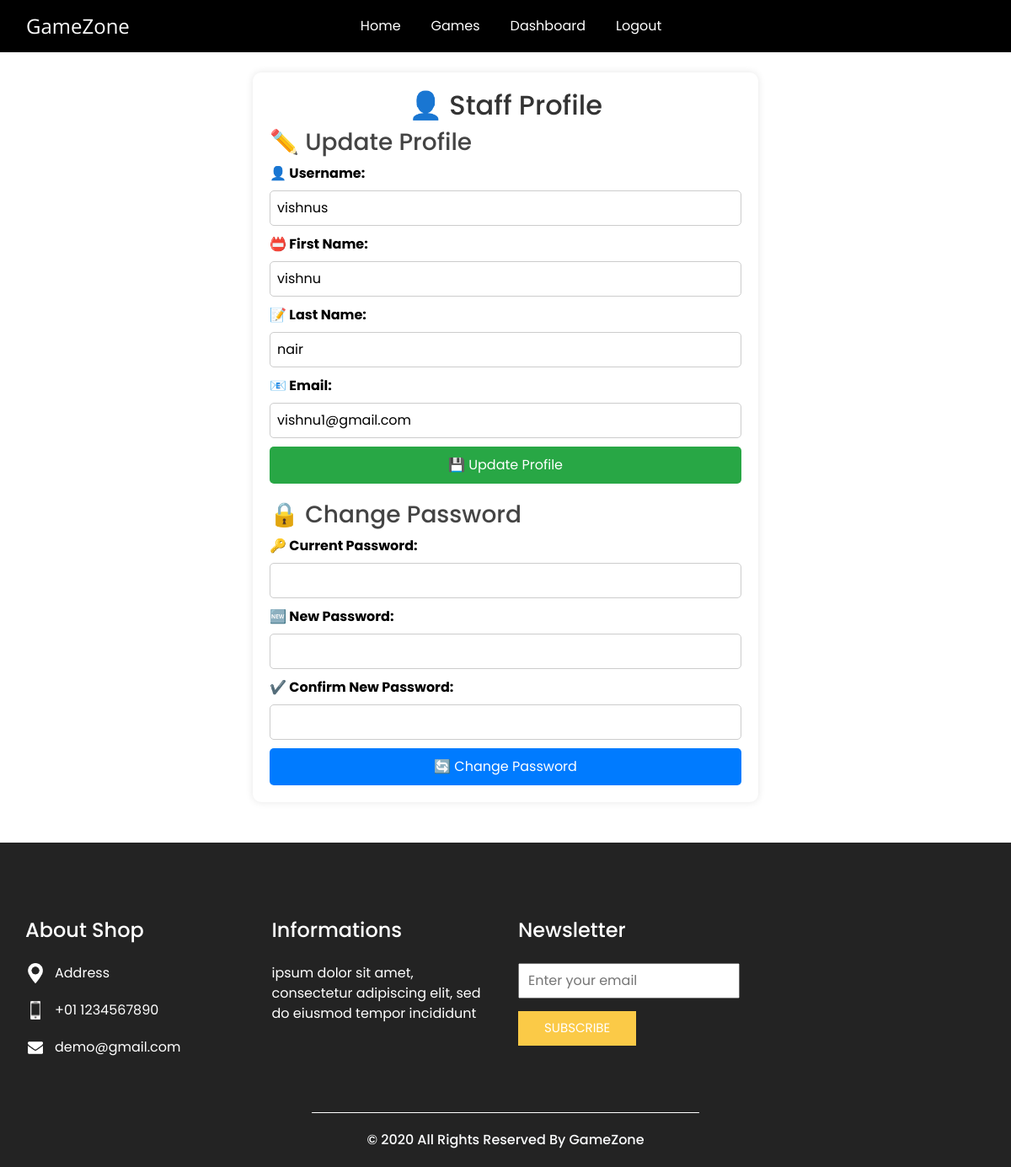
/game_app_staff/staff_profile (signed in), run on the app's committed database.
### game_app_user/models.py (models this page shows, shortened)
class CustomUser(AbstractUser):
    phone=models.CharField(max_length=15,null=False,blank=False)
    email=models.EmailField(unique=True)
    USERNAME_FIELD='email'
    REQUIRED_FIELDS=['username']

### game_app_staff/views.py (the view, shortened to what this page needs)
# urls.py: path('staff_profile',views.staff_profile,name='staff_profile'),
@login_required
def staff_profile(request):
    return render(request, 'staff_profile.html')

### template/staff_profile.html (shortened to what this page needs)
{% extends 'staff_header.html' %}
{% block content %}
<br>
<!DOCTYPE html>
<html lang="en">
<head>
</head>
<body>
    <div style="max-width: 600px; background: white; padding: 20px; margin: auto; box-shadow: 0px 0px 10px rgba(0,0,0,0.1); border-radius: 10px;">
        <h2 style="text-align: center; color: #333;">👤 Staff Profile</h2>
        <form method="POST" style="margin-bottom: 20px;">
            <h3 style="color: #444;">✏️ Update Profile</h3>
            <div style="margin-bottom: 10px;">
                <label for="username" style="font-weight: bold;">👤 Username:</label>
                <input type="text" id="username" name="username" value="{{ user.username }}" required
                       style="width: 100%; padding: 8px; border: 1px solid #ccc; border-radius: 5px;">
            </div>
            <div style="margin-bottom: 10px;">
                <label for="first_name" style="font-weight: bold;">📛 First Name:</label>
                <input type="text" id="first_name" name="first_name" value="{{ user.first_name }}" required
                       style="width: 100%; padding: 8px; border: 1px solid #ccc; border-radius: 5px;">
            </div>
            <div style="margin-bottom: 10px;">
                <label for="last_name" style="font-weight: bold;">📝 Last Name:</label>
                <input type="text" id="last_name" name="last_name" value="{{ user.last_name }}" required
                       style="width: 100%; padding: 8px; border: 1px solid #ccc; border-radius: 5px;">
            </div>
            <div style="margin-bottom: 10px;">
                <label for="email" style="font-weight: bold;">📧 Email:</label>
                <input type="email" id="email" name="email" value="{{ user.email }}" required
                       style="width: 100%; padding: 8px; border: 1px solid #ccc; border-radius: 5px;">
            </div>
            <button type="submit" name="staff_profile"
                    style="width: 100%; padding: 10px; background: #28a745; color: white; border: none; border-radius: 5px; cursor: pointer;">
                💾 Update Profile
            </button>
        </form>
        <form method="POST">
            <h3 style="color: #444;">🔒 Change Password</h3>
            <div style="margin-bottom: 10px;">
                <label for="current_password" style="font-weight: bold;">🔑 Current Password:</label>
                <input type="password" id="current_password" name="current_password" required
                       style="width: 100%; padding: 8px; border: 1px solid #ccc; border-radius: 5px;">
            </div>
            <div style="margin-bottom: 10px;">
                <label for="new_password" style="font-weight: bold;">🆕 New Password:</label>
                <input type="password" id="new_password" name="new_password" required
                       style="width: 100%; padding: 8px; border: 1px solid #ccc; border-radius: 5px;">
            </div>
            <div style="margin-bottom: 10px;">
                <label for="confirm_password" style="font-weight: bold;">✔️ Confirm New Password:</label>
                <input type="password" id="confirm_password" name="confirm_pass" required
                       style="width: 100%; padding: 8px; border: 1px solid #ccc; border-radius: 5px;">
            </div>
            <button type="submit" name="staff_password"
                    style="width: 100%; padding: 10px; background: #007bff; color: white; border: none; border-radius: 5px; cursor: pointer;">
                🔄 Change Password
            </button>
        </form>
    </div>
</body>
</html>
{% endblock %}

### static/css/style.css (style rules this page uses)
body { font-family: "Poppins", sans-serif; color: #000000; background-color: #ffffff; }

### data on the page
CustomUser: username "vishnus", first_name "vishnu", last_name "nair", email "vishnu1@gmail.com"
